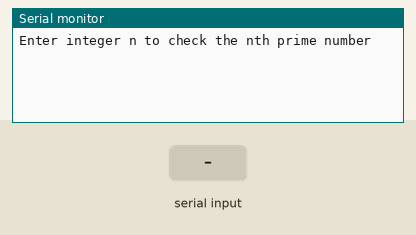
This sketch was run on a simulated Arduino Uno, built with avr-gcc and run on an emulated ATmega328P. On the bench: the last lines printed to the serial monitor. Inputs (shaded band) come from the test bench.

Above: at 1.7 s.
1.8 s: "90,45\n" received over Serial
At 3.8 s:
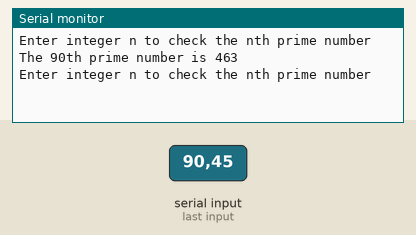
4.6 s: "30,150\n" received over Serial
At 6.4 s:
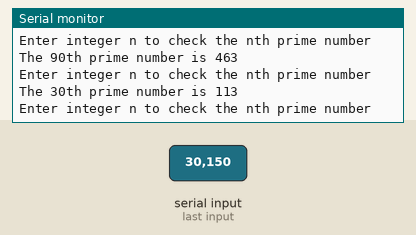

The sketch:

Prime_Num.ino
```cpp
void setup(){
  Serial.begin(115200);
  delay(500);
}

void loop(){
  Serial.println("\n\nEnter integer n to check the nth prime number");
  int num = 1;
  while (Serial.available() == 0){
    delay(10);
  }
  if (Serial.available() > 0){
    String n_str = Serial.readString();
    int n = n_str.toInt();
    int clone = n;
    while (n > 0){
      num ++;
      for (int i = 2; i <= num; i ++){
        if (num % i == 0 && i != num){
          break;
        } else if (i != num){
          continue;
        } else if (i == num){
          n --;
        }
      }
    }
    Serial.print("The ");
    Serial.print(clone);
    Serial.print("th prime number is ");
    Serial.print(num);
  }
}
```

Measured:
- after the input at 1.8 s, the serial monitor: prints a new line after 1.3 s (image 1)
- after the input at 4.6 s, the serial monitor: prints a new line after 1.0 s (image 2)
